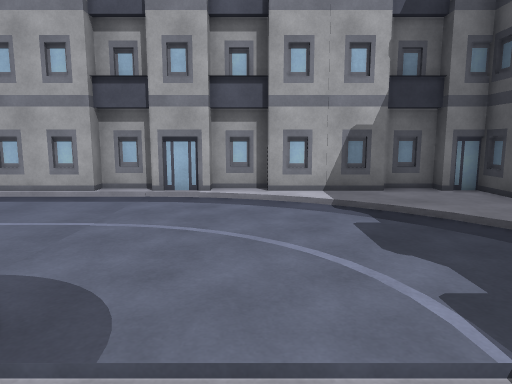
view 1 (above)

24 first-person views from a walk through a Unity game level. The camera is 1.5 m above the floor, tilts 8° down and sees 70° across. Doors are open. The floor is counted in squares, 1 m on a side. Each view is taken from the middle of a square. On the plan, view 1 faces up. The plan holds only what a view shows up to about 16 squares ahead; the rest is blank. The place goes on beyond the plan. The player character is not drawn. Some surface patterns are stand-ins.

view 2
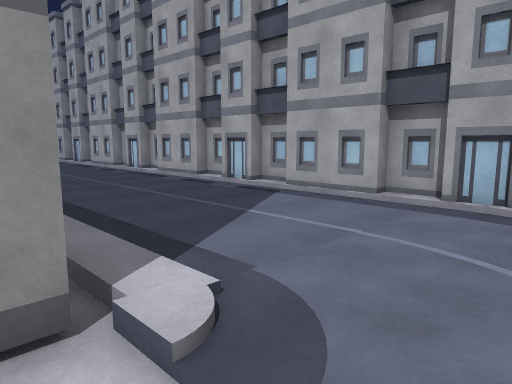

view 3
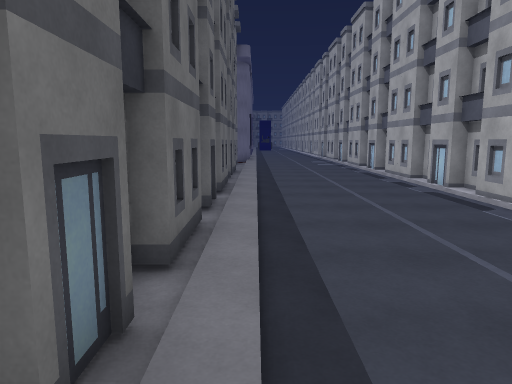

view 4
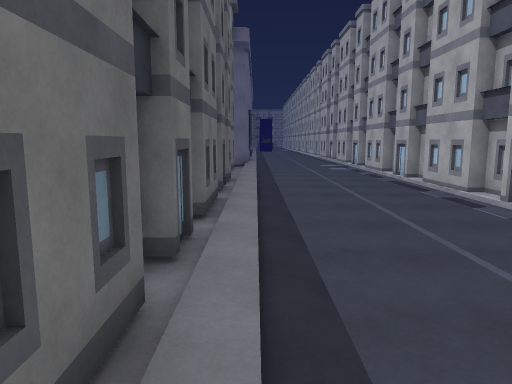

view 5
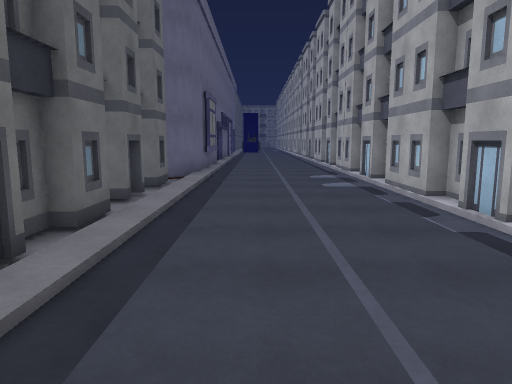

view 6
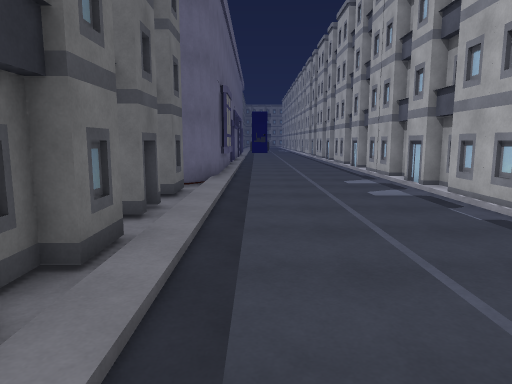

view 7
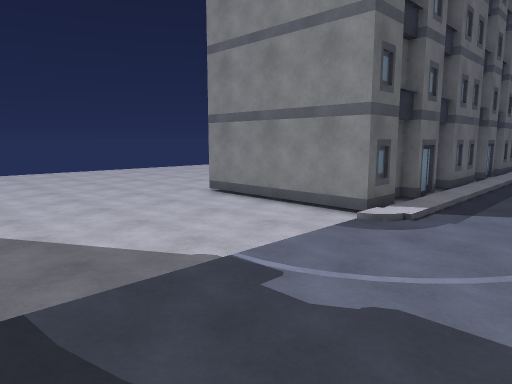

view 8
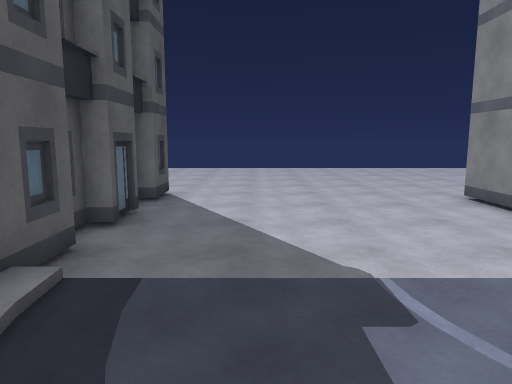

view 9
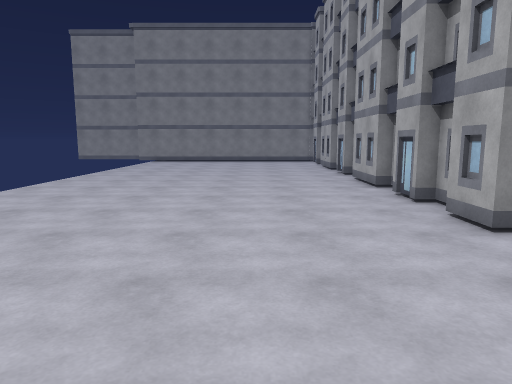

view 10
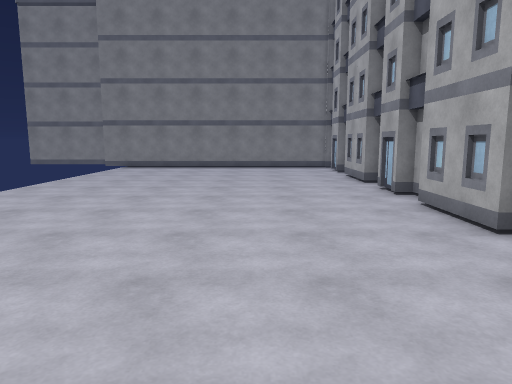

view 11
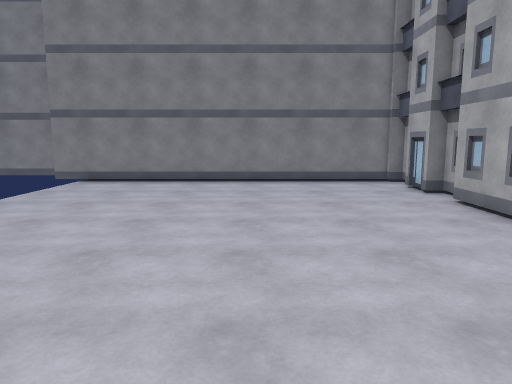

view 12
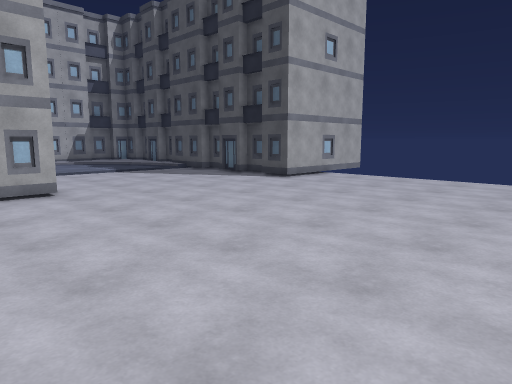

view 13
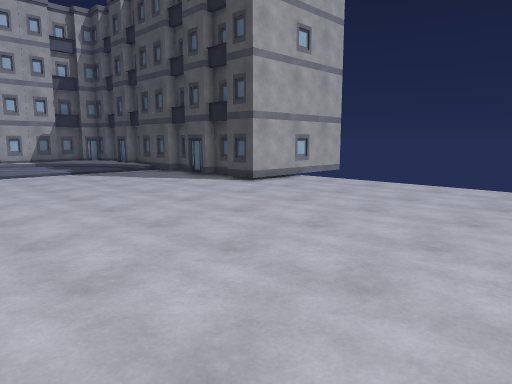

view 14
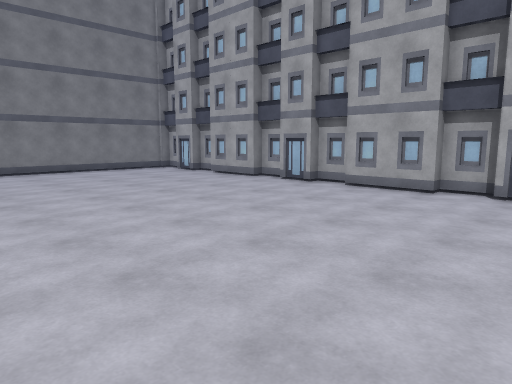

view 15
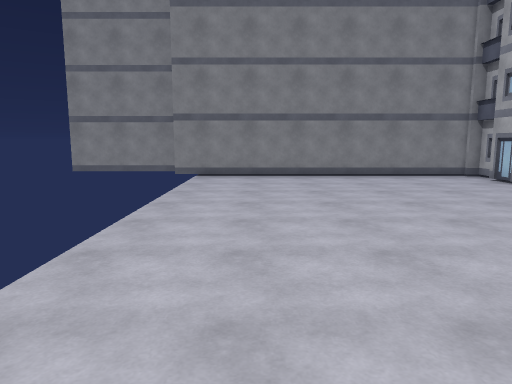

view 16
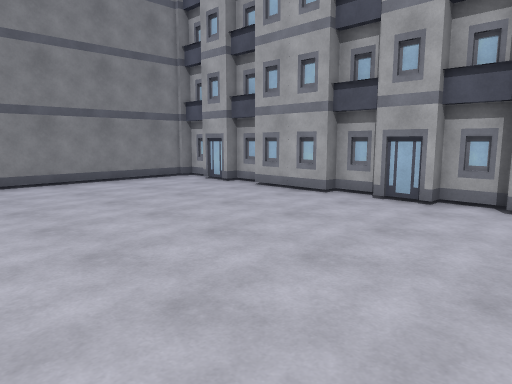

view 17
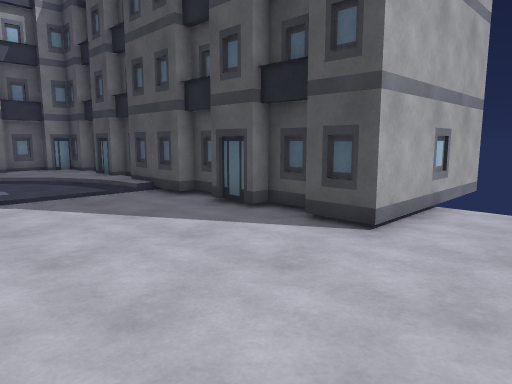

view 18
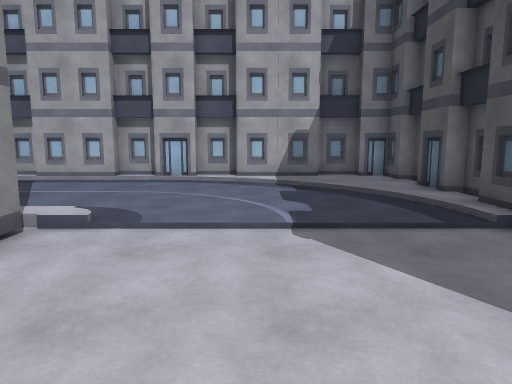

view 19
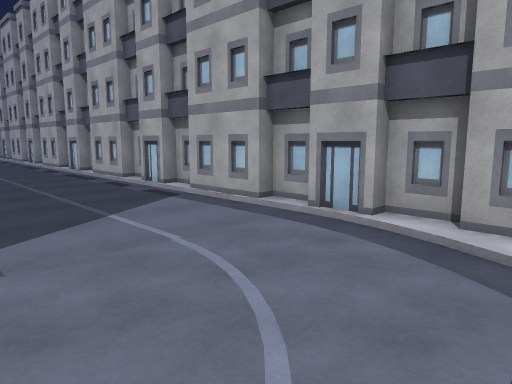

view 20
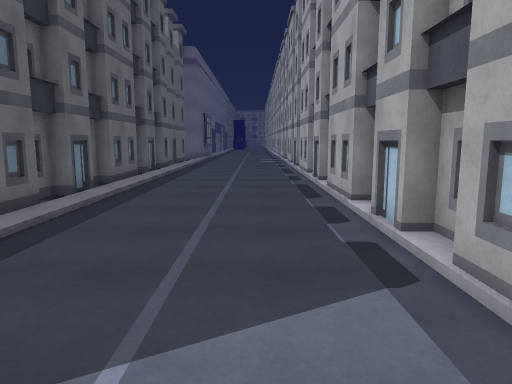

view 21
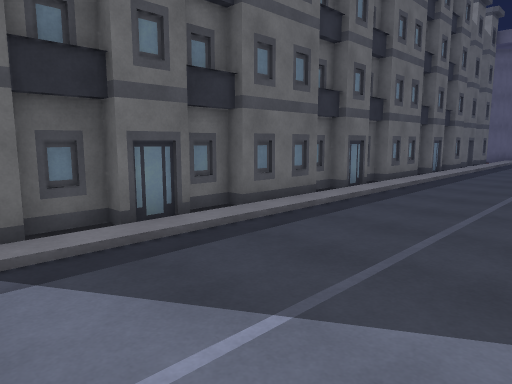

view 22
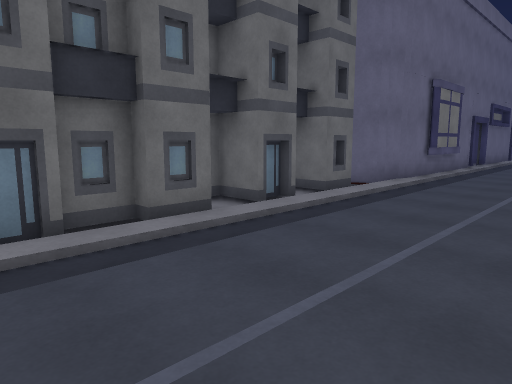

view 23
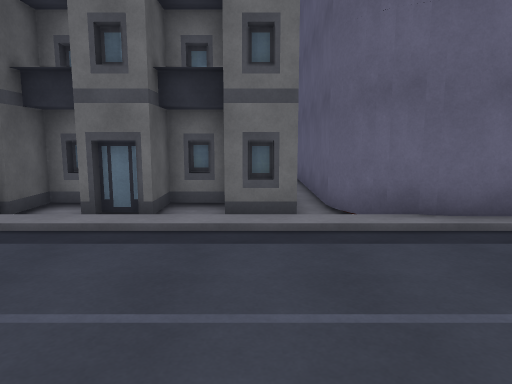

view 24
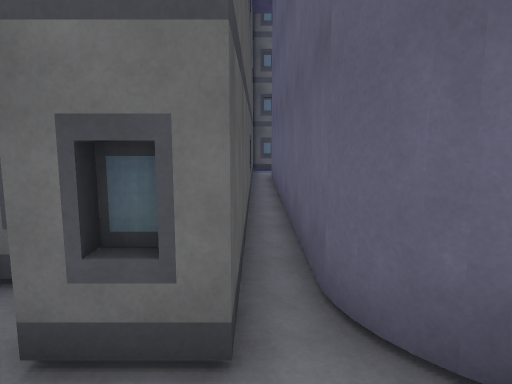

### Floor plan
Key: @ floor where view 1 was taken; # wall or solid block; . main floor; : floor 0.25 m higher than the main floor; / step, stairs or slope; B building.
Columns run from 35 left of view 1 to 9 right of it. Each row starts with its distance up from view 1.
 10   #  #   #  #   #B #B   #####  #####  ###
  9 BB.....###.##.B##.##.##B.##.####///:B##:##
  8 ....................................//:::#
  7 ....................................../::#
  6 ......................................./:#
  5 ........................................:#
  4 ......................................../#
  3 #/////////////////////////////////....../#
  2  ###.B.B#.BB../.####.##.###.##.##/....../#
  1    ######.####     #  ### #######........#
  0    ##  ####                     #..@.....#
 -1    #                            #........#
 -2    #                            #........#
 -3    #       ######  ######  ##   #........#
 -4    #       #B##B##B#B##B##BB##BB#........#
 -5    #       #.............................####
 -6    #       #................................
 -7    #       #................................
 -8    #       #................................
 -9    #       #................................
-10    #       #................................
-11    #       #................................
-12            #................................
-13            #................................
-14            #............................
-15            #.......................
-16            BB
-17           B
-18           B

Positions as (right, up) in squares from view 1, and headings:
1: (0, 0), facing up
2: (0, 1), facing up-left
3: (-4, 3), facing left
4: (-8, 3), facing left
5: (-17, 5), facing left
6: (-19, 4), facing left
7: (5, 6), facing down-left
8: (3, 6), facing down
9: (3, -8), facing left
10: (-3, -8), facing left
11: (-10, -9), facing left
12: (-6, -15), facing up-right
13: (-4, -15), facing up-right
14: (-5, -15), facing up-left
15: (-8, -13), facing left
16: (-10, -13), facing up-left
17: (0, -8), facing up-right
18: (1, -4), facing up
19: (2, 3), facing up-left
20: (-3, 7), facing left
21: (-3, 8), facing down-left
22: (-20, 8), facing down-left
23: (-30, 9), facing down
24: (-31, 4), facing down
